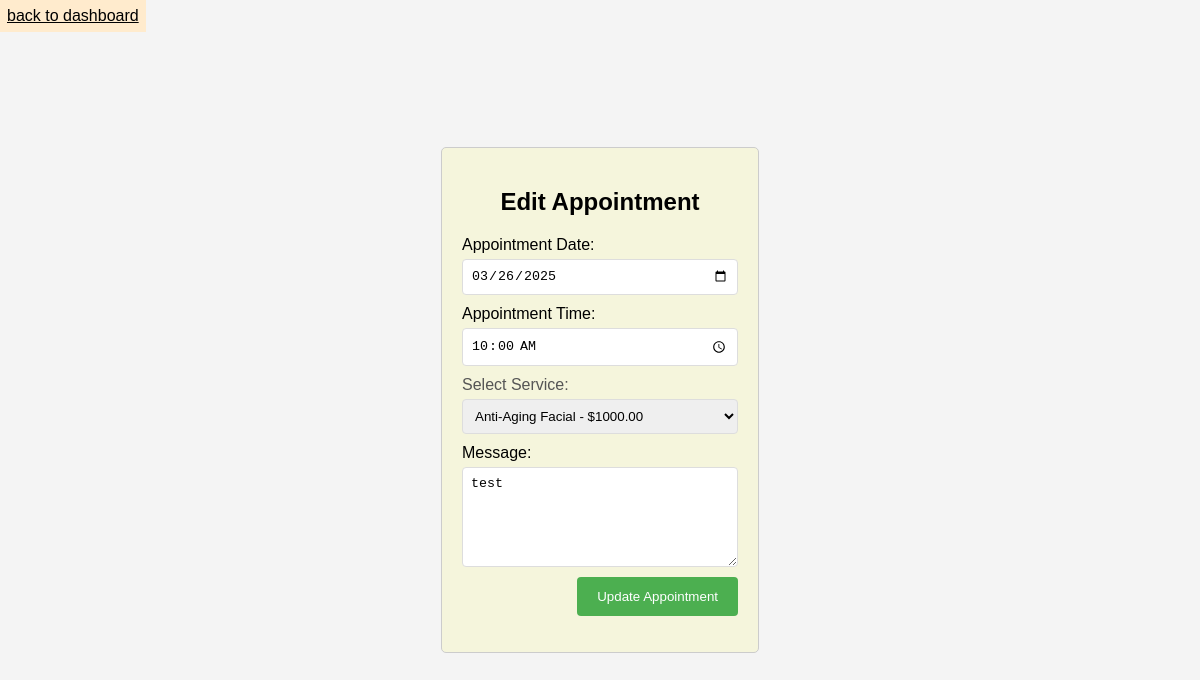
/admin/admin_edit_appointment.php?id=32 (signed in), run on the app's committed database.
### tables this page shows
CREATE TABLE `tblappointments` (
    `appointment_id` int(11) NOT NULL AUTO_INCREMENT,
    `customer_id` int(11) NOT NULL,
    `appointment_date` date NOT NULL,
    `appointment_time` time NOT NULL,
    `srv_id` int(11) NOT NULL,
    `unique_code` varchar(20) NOT NULL,
    `message` text,
    PRIMARY KEY (`appointment_id`),
    FOREIGN KEY (`customer_id`) REFERENCES `tblcustomer` (`customer_id`) ON DELETE CASCADE,
    FOREIGN KEY (`srv_id`) REFERENCES `tblservice` (`srv_id`) ON DELETE CASCADE
);

### admin/admin_edit_appointment.php (the view, shortened to what this page needs)
<?php
include "db.php";
$appointment_id = $_GET['id'];
$sql = "SELECT * FROM tblappointments WHERE appointment_id = ?";
$stmt = $conn->prepare($sql);
$stmt->bind_param("i", $appointment_id);
$stmt->execute();
$result = $stmt->get_result();
$appointment = $result->fetch_assoc();
?>
<link rel="stylesheet" href="edit_service.css">
<a href="admin_dashboard.php" style="padding: 7px; background-color: blanchedalmond; color: black; width: max-content; position: absolute;top:0;left:0;"> back to dashboard</a>
<div class="edit-container" style="max-width: 600px; margin: 20px auto;background-color:beige; padding: 20px; border: 1px solid #ccc; border-radius: 5px; text-align: center;">
  <h2 style="margin-bottom: 20px;">Edit Appointment</h2>
  <form method="POST" style="display: inline-block; text-align: left; width: 100%;">
    <div style="margin-bottom: 10px;">
      <label for="appointment_date" style="display: block; margin-bottom: 5px;">Appointment Date:</label>
      <input type="date" name="appointment_date" value="<?= htmlspecialchars($appointment['appointment_date']) ?>" required style="width: 100%; padding: 8px; border: 1px solid #ddd; border-radius: 4px; box-sizing: border-box;">
    </div>
    <div style="margin-bottom: 10px;">
      <label for="appointment_time" style="display: block; margin-bottom: 5px;">Appointment Time:</label>
      <input type="time" name="appointment_time" value="<?= htmlspecialchars($appointment['appointment_time']) ?>" required style="width: 100%; padding: 8px; border: 1px solid #ddd; border-radius: 4px; box-sizing: border-box;">
    </div>
    <div class="form-group" style="margin-bottom: 10px;">
      <label for="service" style="display: block; margin-bottom: 5px;">Select Service:</label>
      <select id="service" name="service" required style="width: 100%; padding: 8px; border: 1px solid #ddd; border-radius: 4px; box-sizing: border-box;">
        <?php
        $sqlServices = "SELECT srv_id, srv_name, srv_price FROM tblservice";
        $resultServices = $conn->query($sqlServices);
        if ($resultServices->num_rows > 0) {
          while ($row = $resultServices->fetch_assoc()) {
            $selected = ($appointment['srv_id'] == $row["srv_id"]) ? 'selected' : '';
            echo '<option value="' . htmlspecialchars($row["srv_id"]) . '" ' . $selected . '>' . htmlspecialchars($row["srv_name"]) . ' - $' . htmlspecialchars($row["srv_price"]) . '</option>';
          }
        } else {
          echo '<option value="">No services available</option>';
        }
        ?>
      </select>
    </div>
    <div style="margin-bottom: 10px;">
      <label for="message" style="display: block; margin-bottom: 5px;">Message:</label>
      <textarea name="message" required style="width: 100%; padding: 8px; border: 1px solid #ddd; border-radius: 4px; box-sizing: border-box; height: 100px;"><?= htmlspecialchars($appointment['message']) ?></textarea>
    </div>
    <input type="submit" value="Update Appointment" style="background-color: #4CAF50; color: white; padding: 12px 20px; border: none; border-radius: 4px; cursor: pointer; float: right;">
  </form>
</div>

### admin/edit_service.css (style rules this page uses)
.form-group { margin-bottom: 15px; width: 100%; }
.form-group label { display: block; text-align: left; margin-bottom: 5px; color: #555; }

### data on the page
tblappointments: appointment_date "03/26/2025", appointment_time "10:00:00", message "test"

### other printed values
form field service "Anti-Aging Facial - $1000.00"
